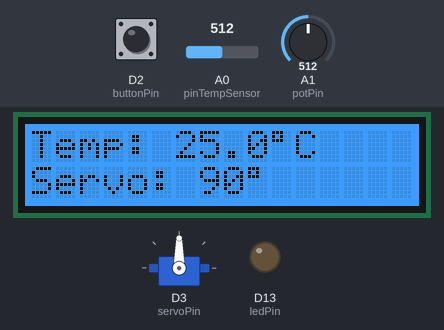
A sketch run on a simulated Arduino Due. Shown: servo, 16×2 character LCD, output pins drawn as LEDs (lit = HIGH). The test bench sets the inputs (shaded band); at power-on: A1 (potPin) = 512, A0 (pinTempSensor) = 512, D2 (buttonPin) LOW (analog values on the 0–1023 scale). What the sketch prints to the serial monitor is not drawn.

Above: at 3.2 s.
3.3 s: A1 (potPin) set to 716
At 5.7 s:
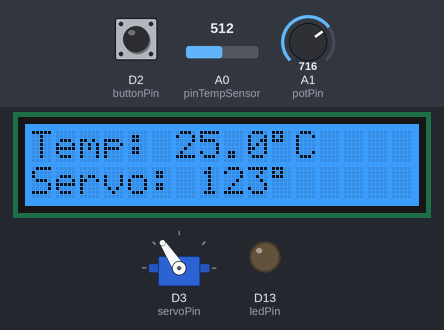
11.0 s: A1 (potPin) set to 900
At 12.6 s:
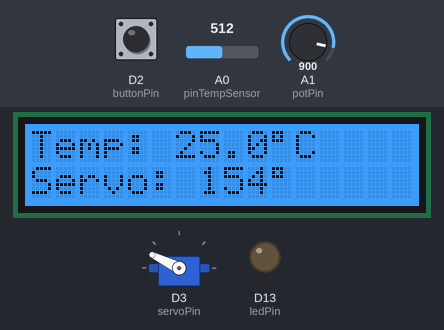
18.7 s: A1 (potPin) set to 1023
At 21.7 s:
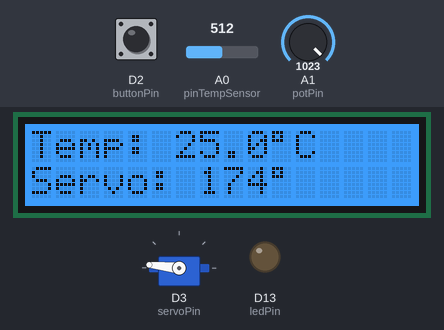
26.4 s: A0 (pinTempSensor) set to 0
At 30.7 s:
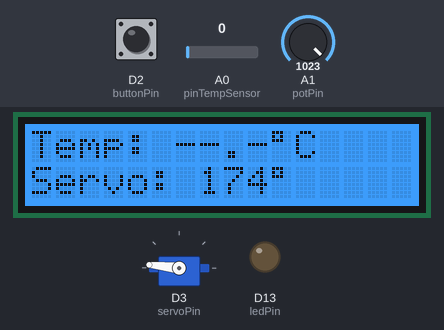
31.0 s: A1 (potPin) set to 511
At 33.0 s:
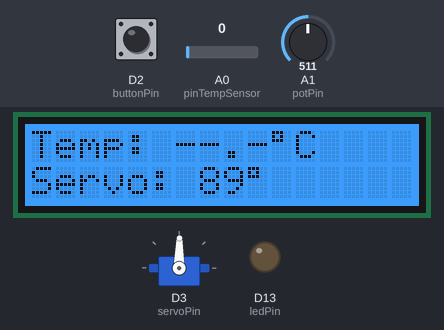
38.7 s: D2 (buttonPin) pulled HIGH for 3 s
Timing chart, 0 to 44.5 s (numbered marks = the images above; inputs shaded):
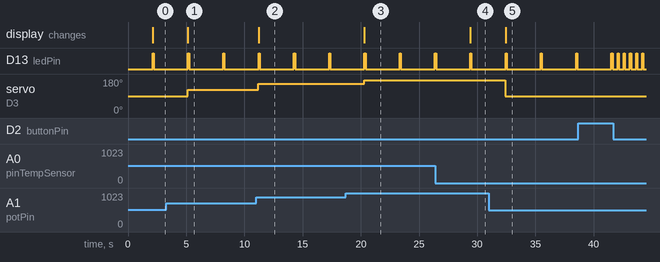

Measured:
- after the input at 3.3 s, servo on D3 (servoPin): 90° → 123° after 1.8 s; the display: changes after 1.9 s (image 1)
- after the input at 11.0 s, servo on D3 (servoPin): 123° → 154° after 0.18 s; the display: changes after 0.22 s (image 2)
- after the input at 18.7 s, servo on D3 (servoPin): 154° → 174° after 1.6 s; the display: changes after 1.6 s (image 3)
- after the input at 26.4 s, the display: changes after 3.0 s (image 4)
- after the input at 31.0 s, servo on D3 (servoPin): 174° → 89° after 1.4 s; the display: changes after 1.4 s (image 5)
- by itself, D13 (ledPin): alternates HIGH for 0.10 s and LOW for 2.9 s

The sketch:

Versuch02.ino
```cpp
#include <Arduino.h>

// ==========================================
// Hardware-Abstraktion
// ==========================================

// Green Board: Arduino Due
#if defined(ARDUINO_ARCH_SAM)

#define ADC_RESOLUTION 12
#define MAX_VOLTAGE 3300
#define SETRES(x) analogReadResolution(x)
#define WireMaster Wire1

// Red Board: Seeeduino V4 / Arduino Uno
#elif defined(ARDUINO_ARCH_AVR)

#define ADC_RESOLUTION 10
#define MAX_VOLTAGE 5000
#define SETRES(x) do {} while(false)
#define WireMaster Wire

#else
#error "Wrong Hardware"
#endif

#include <Wire.h>
#include <Servo.h>
#include <math.h>
#include <rgb_lcd.h>

// ==========================================
// Debug
// ==========================================

#define DEBUG

#ifdef DEBUG
#define DEBUG_PRINT(x) Serial.print(x)
#define DEBUG_PRINTLN(x) Serial.println(x)
#else
#define DEBUG_PRINT(x)
#define DEBUG_PRINTLN(x)
#endif

// ==========================================
// ADC
// ==========================================

const unsigned long ADCMax =
  (1UL << ADC_RESOLUTION) - 1;

// ==========================================
// Pins
// ==========================================

const int ledPin = LED_BUILTIN;
const int buttonPin = 2;
const int potPin = A1;
const int pinTempSensor = A0;
const int servoPin = 3;

const unsigned int B = 4275;

// ==========================================
// Objekte
// ==========================================

Servo myServo;
rgb_lcd lcd;

// ==========================================
// Interrupt
// ==========================================

volatile unsigned long buttonTriggeredAt = 0;
volatile bool isFastMode = false;

void onButtonPress() {
  buttonTriggeredAt = millis();
  isFastMode = true;
}

// ==========================================
// Setup
// ==========================================

void setup() {

  Serial.begin(9600);

  SETRES(ADC_RESOLUTION);

  pinMode(ledPin, OUTPUT);
  pinMode(buttonPin, INPUT);

  myServo.attach(servoPin);

  // LCD initialisieren
  lcd.begin(16, 2, LCD_5x8DOTS, WireMaster);

  lcd.setRGB(0, 128, 255);
  lcd.clear();

  lcd.setCursor(0, 0);
  lcd.print("Versuch 2");

  lcd.setCursor(0, 1);
  lcd.print("System startet");

  delay(2000);
  lcd.clear();

  attachInterrupt(
    digitalPinToInterrupt(buttonPin),
    onButtonPress,
    RISING
  );

  DEBUG_PRINTLN("Versuch 2 gestartet");

#if defined(ARDUINO_ARCH_SAM)
  DEBUG_PRINTLN("Arduino Due - 12 Bit ADC");
#else
  DEBUG_PRINTLN("Seeeduino / Uno - 10 Bit ADC");
#endif

}

// ==========================================
// Loop
// ==========================================

void loop() {

  // a) und b) Laufzeit
  DEBUG_PRINT("Laufzeit: ");
  DEBUG_PRINT(millis());
  DEBUG_PRINTLN(" ms");

  // d) Potentiometer und Servo
  int potValue = analogRead(potPin);

  int servoAngle = map(
    potValue,
    0,
    ADCMax,
    5,
    175
  );

  servoAngle = constrain(servoAngle, 5, 175);

  myServo.write(servoAngle);

  // e) Temperatursensor
  int rawTempValue = analogRead(pinTempSensor);

  float curr_temp = NAN;

  if (rawTempValue > 0 && rawTempValue < ADCMax) {

    float resistanceRatio =
      (float)ADCMax / rawTempValue - 1.0;

    curr_temp =
      1.0 / (
        log(resistanceRatio) / B
        + 1.0 / 298.15
      ) - 273.15;

  }

  // Serielle Ausgabe
  DEBUG_PRINT("Poti: ");
  DEBUG_PRINT(potValue);

  DEBUG_PRINT(" | Servo: ");
  DEBUG_PRINT(servoAngle);

  DEBUG_PRINT(" Grad | Temperatur: ");
  DEBUG_PRINT(curr_temp);

  DEBUG_PRINTLN(" C");

  // f) und g) LCD-Ausgabe

  // Erste Zeile: Temperatur
  lcd.setCursor(0, 0);
  lcd.print("Temp: ");

  if (!isnan(curr_temp)) {
    lcd.print(curr_temp, 1);
  } else {
    lcd.print("--.-");
  }

  lcd.write((uint8_t)223);
  lcd.print("C    ");

  // Zweite Zeile: Servo
  lcd.setCursor(0, 1);
  lcd.print("Servo: ");
  lcd.print(servoAngle);
  lcd.write((uint8_t)223);
  lcd.print("     ");

  // c) Schneller Modus
  unsigned long currentInterval = 3000;

  if (isFastMode) {

    unsigned long triggerTime = buttonTriggeredAt;

    if (millis() - triggerTime < 60000UL) {

      currentInterval = 500;
      DEBUG_PRINTLN("Schneller Modus aktiv");

    } else {

      isFastMode = false;
      DEBUG_PRINTLN("Normalmodus aktiv");

    }
  }

  // a) LED blinken
  digitalWrite(ledPin, HIGH);
  delay(100);

  digitalWrite(ledPin, LOW);

  // Wartezeit
  if (currentInterval > 100) {
    delay(currentInterval - 100);
  }

}
```
